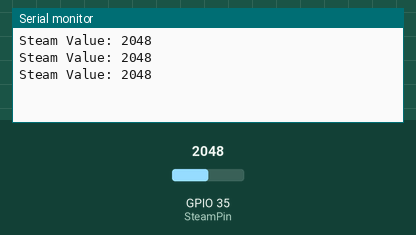
Recording of a sketch running on a simulated ESP32. Shown: the last lines printed to the serial monitor. The inputs (shaded band) are chosen by the test bench; at power-on: GPIO 35 (SteamPin) = 2048.

Above: at 1.3 s.
1.4 s: GPIO 35 (SteamPin) set to 2866
At 1.9 s:
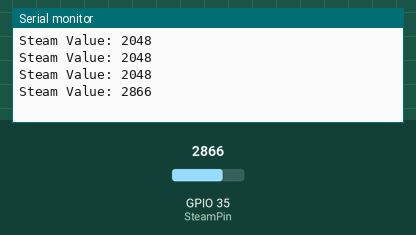
2.9 s: GPIO 35 (SteamPin) set to 3603
At 3.4 s:
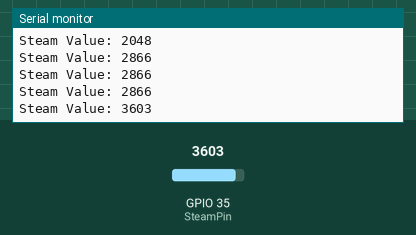
Timing chart, 0 to 5.9 s (numbered marks = the images above; inputs shaded):
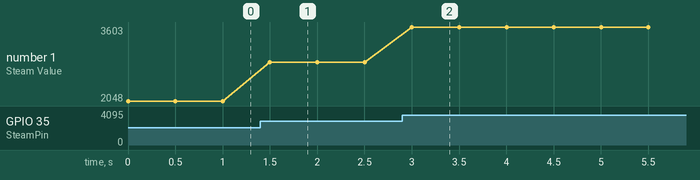

Measured:
- after the input at 1.4 s, the serial monitor: prints a new line after 0.10 s (image 1)
- after the input at 2.9 s, the serial monitor: prints a new line after 0.10 s (image 2)
- plotted number 1: 2048 → 2866 after the input at 1.4 s, 2866 → 3603 after the input at 2.9 s

The sketch:

4.1Steam-Sensor.ino
```cpp
#define SteamPin 35   //Define the steam sensor pin to 35

void setup() {
  Serial.begin(9600);
  pinMode(SteamPin,INPUT);
}

void loop() {
  //Read the value of steam sensor
  int ReadValue = analogRead(SteamPin);
  Serial.print("Steam Value: ");
  Serial.println(ReadValue);
  delay(500);
}
```
